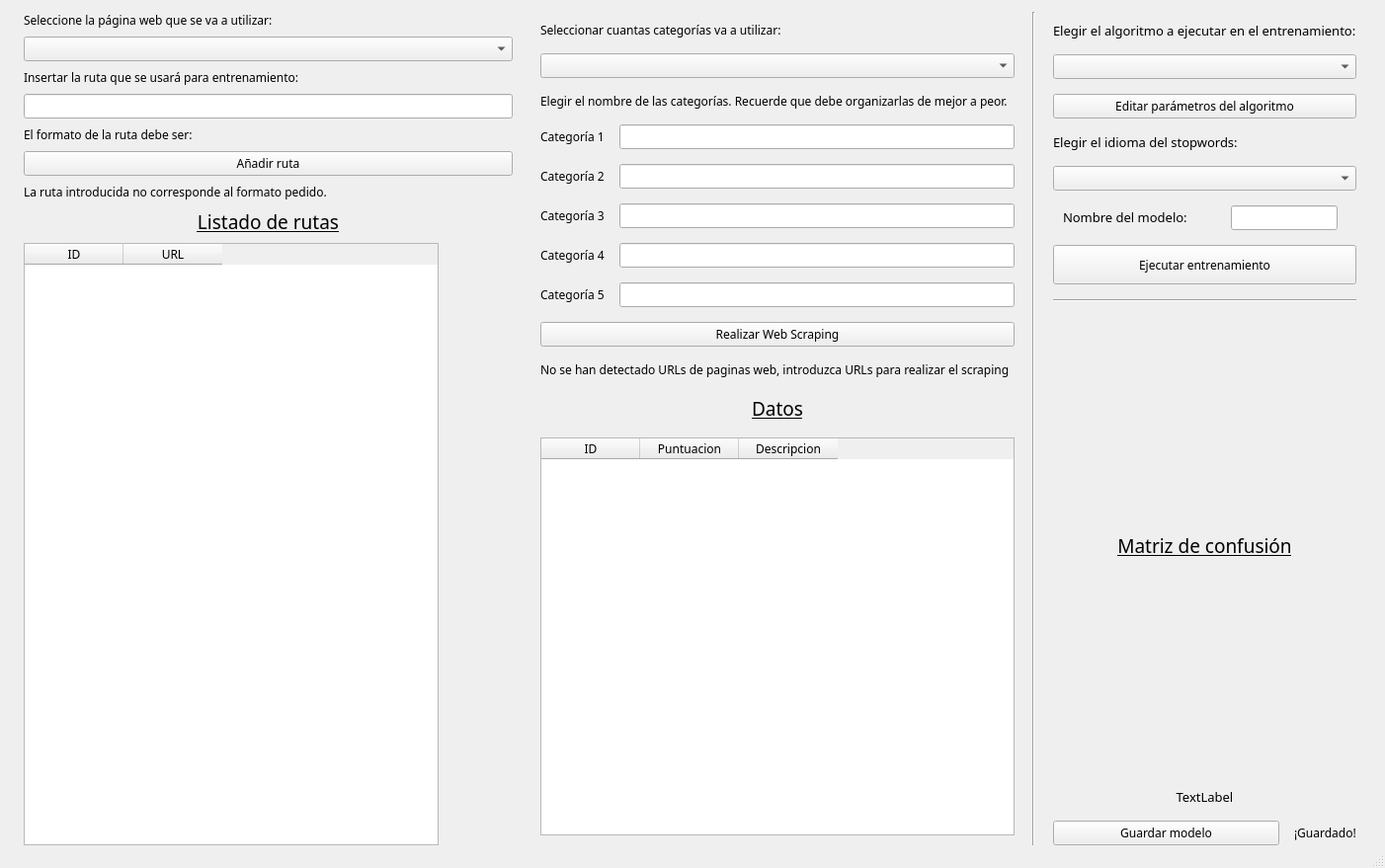
<?xml version="1.0" encoding="UTF-8"?>
<ui version="4.0">
 <class>MainWindow</class>
 <widget class="QMainWindow" name="MainWindow">
  <property name="geometry">
   <rect>
    <x>0</x>
    <y>0</y>
    <width>1402</width>
    <height>879</height>
   </rect>
  </property>
  <property name="font">
   <font>
    <family>Questrial</family>
    <pointsize>9</pointsize>
   </font>
  </property>
  <property name="windowTitle">
   <string>MainWindow</string>
  </property>
  <widget class="QWidget" name="centralwidget">
   <layout class="QHBoxLayout" name="horizontalLayout_5">
    <property name="spacing">
     <number>8</number>
    </property>
    <property name="topMargin">
     <number>12</number>
    </property>
    <property name="bottomMargin">
     <number>1</number>
    </property>
    <item>
     <layout class="QVBoxLayout" name="verticalLayout_2">
      <property name="leftMargin">
       <number>15</number>
      </property>
      <item>
       <widget class="QLabel" name="label_15">
        <property name="text">
         <string>Seleccione la página web que se va a utilizar:</string>
        </property>
       </widget>
      </item>
      <item>
       <widget class="QComboBox" name="comboBox_websites"/>
      </item>
      <item>
       <widget class="QLabel" name="label">
        <property name="text">
         <string>Insertar la ruta que se usará para entrenamiento:</string>
        </property>
       </widget>
      </item>
      <item>
       <widget class="QLineEdit" name="lineEdit_URL"/>
      </item>
      <item>
       <widget class="QLabel" name="label_formatUrl">
        <property name="text">
         <string>El formato de la ruta debe ser:</string>
        </property>
       </widget>
      </item>
      <item>
       <widget class="QPushButton" name="pushButton_addUrl">
        <property name="text">
         <string>Añadir ruta</string>
        </property>
       </widget>
      </item>
      <item>
       <widget class="QLabel" name="label_formatError">
        <property name="text">
         <string>La ruta introducida no corresponde al formato pedido.</string>
        </property>
       </widget>
      </item>
      <item>
       <layout class="QVBoxLayout" name="verticalLayout_3">
        <property name="bottomMargin">
         <number>0</number>
        </property>
        <item>
         <widget class="QLabel" name="label_16">
          <property name="font">
           <font>
            <pointsize>14</pointsize>
            <underline>true</underline>
           </font>
          </property>
          <property name="text">
           <string>Listado de rutas</string>
          </property>
          <property name="alignment">
           <set>Qt::AlignCenter</set>
          </property>
         </widget>
        </item>
        <item>
         <widget class="QTableWidget" name="tableWidget">
          <property name="maximumSize">
           <size>
            <width>420</width>
            <height>16777215</height>
           </size>
          </property>
          <property name="sizeAdjustPolicy">
           <enum>QAbstractScrollArea::AdjustToContents</enum>
          </property>
          <column>
           <property name="text">
            <string>ID</string>
           </property>
          </column>
          <column>
           <property name="text">
            <string>URL</string>
           </property>
           <property name="textAlignment">
            <set>AlignCenter</set>
           </property>
          </column>
         </widget>
        </item>
       </layout>
      </item>
     </layout>
    </item>
    <item>
     <layout class="QVBoxLayout" name="verticalLayout_4">
      <property name="spacing">
       <number>15</number>
      </property>
      <property name="leftMargin">
       <number>20</number>
      </property>
      <property name="topMargin">
       <number>10</number>
      </property>
      <property name="rightMargin">
       <number>10</number>
      </property>
      <item>
       <widget class="QLabel" name="label_3">
        <property name="text">
         <string>Seleccionar cuantas categorías va a utilizar:</string>
        </property>
       </widget>
      </item>
      <item>
       <widget class="QComboBox" name="comboBox_categorias"/>
      </item>
      <item>
       <widget class="QLabel" name="label_4">
        <property name="text">
         <string>Elegir el nombre de las categorías. Recuerde que debe organizarlas de mejor a peor.</string>
        </property>
       </widget>
      </item>
      <item>
       <layout class="QHBoxLayout" name="horizontalLayout">
        <item alignment="Qt::AlignLeft">
         <widget class="QLabel" name="label_6">
          <property name="text">
           <string>Categoría 1</string>
          </property>
         </widget>
        </item>
        <item>
         <widget class="QLineEdit" name="lineEdit_cat1"/>
        </item>
       </layout>
      </item>
      <item>
       <layout class="QHBoxLayout" name="horizontalLayout_2">
        <item>
         <widget class="QLabel" name="label_11">
          <property name="text">
           <string>Categoría 2</string>
          </property>
         </widget>
        </item>
        <item>
         <widget class="QLineEdit" name="lineEdit_cat2"/>
        </item>
       </layout>
      </item>
      <item>
       <layout class="QHBoxLayout" name="horizontalLayout_4">
        <item>
         <widget class="QLabel" name="label_12">
          <property name="text">
           <string>Categoría 3</string>
          </property>
         </widget>
        </item>
        <item>
         <widget class="QLineEdit" name="lineEdit_cat3"/>
        </item>
       </layout>
      </item>
      <item>
       <layout class="QHBoxLayout" name="horizontalLayout_6">
        <item>
         <widget class="QLabel" name="label_13">
          <property name="text">
           <string>Categoría 4</string>
          </property>
         </widget>
        </item>
        <item>
         <widget class="QLineEdit" name="lineEdit_cat4"/>
        </item>
       </layout>
      </item>
      <item>
       <layout class="QHBoxLayout" name="horizontalLayout_7">
        <item>
         <widget class="QLabel" name="label_14">
          <property name="text">
           <string>Categoría 5</string>
          </property>
         </widget>
        </item>
        <item>
         <widget class="QLineEdit" name="lineEdit_cat5"/>
        </item>
       </layout>
      </item>
      <item>
       <widget class="QPushButton" name="boton_scraper">
        <property name="text">
         <string>Realizar Web Scraping</string>
        </property>
       </widget>
      </item>
      <item>
       <widget class="QLabel" name="labelError1">
        <property name="text">
         <string>No se han detectado URLs de paginas web, introduzca URLs para realizar el scraping</string>
        </property>
       </widget>
      </item>
      <item>
       <layout class="QVBoxLayout" name="verticalLayout_9">
        <property name="topMargin">
         <number>0</number>
        </property>
        <property name="bottomMargin">
         <number>10</number>
        </property>
        <item>
         <widget class="QLabel" name="label_2">
          <property name="sizePolicy">
           <sizepolicy hsizetype="Preferred" vsizetype="Preferred">
            <horstretch>0</horstretch>
            <verstretch>0</verstretch>
           </sizepolicy>
          </property>
          <property name="minimumSize">
           <size>
            <width>0</width>
            <height>30</height>
           </size>
          </property>
          <property name="font">
           <font>
            <family>Questrial</family>
            <pointsize>14</pointsize>
            <underline>true</underline>
           </font>
          </property>
          <property name="text">
           <string>Datos</string>
          </property>
          <property name="alignment">
           <set>Qt::AlignCenter</set>
          </property>
          <property name="margin">
           <number>0</number>
          </property>
         </widget>
        </item>
        <item>
         <widget class="QTableWidget" name="reviewTable">
          <property name="sizeAdjustPolicy">
           <enum>QAbstractScrollArea::AdjustIgnored</enum>
          </property>
          <column>
           <property name="text">
            <string>ID</string>
           </property>
          </column>
          <column>
           <property name="text">
            <string>Puntuacion</string>
           </property>
          </column>
          <column>
           <property name="text">
            <string>Descripcion</string>
           </property>
          </column>
         </widget>
        </item>
       </layout>
      </item>
     </layout>
    </item>
    <item>
     <widget class="Line" name="line">
      <property name="orientation">
       <enum>Qt::Vertical</enum>
      </property>
     </widget>
    </item>
    <item>
     <layout class="QVBoxLayout" name="verticalLayout">
      <property name="spacing">
       <number>15</number>
      </property>
      <property name="leftMargin">
       <number>10</number>
      </property>
      <property name="topMargin">
       <number>10</number>
      </property>
      <property name="rightMargin">
       <number>20</number>
      </property>
      <property name="bottomMargin">
       <number>0</number>
      </property>
      <item>
       <widget class="QLabel" name="label_8">
        <property name="sizePolicy">
         <sizepolicy hsizetype="Preferred" vsizetype="Fixed">
          <horstretch>0</horstretch>
          <verstretch>0</verstretch>
         </sizepolicy>
        </property>
        <property name="font">
         <font>
          <family>Questrial</family>
          <pointsize>10</pointsize>
         </font>
        </property>
        <property name="text">
         <string>Elegir el algoritmo a ejecutar en el entrenamiento:</string>
        </property>
       </widget>
      </item>
      <item>
       <widget class="QComboBox" name="comboBox_algoritmos">
        <property name="font">
         <font>
          <family>Questrial</family>
          <pointsize>9</pointsize>
         </font>
        </property>
       </widget>
      </item>
      <item>
       <widget class="QPushButton" name="boton_algoritmos">
        <property name="text">
         <string>Editar parámetros del algoritmo</string>
        </property>
       </widget>
      </item>
      <item>
       <widget class="QLabel" name="label_10">
        <property name="sizePolicy">
         <sizepolicy hsizetype="Preferred" vsizetype="Fixed">
          <horstretch>0</horstretch>
          <verstretch>0</verstretch>
         </sizepolicy>
        </property>
        <property name="font">
         <font>
          <family>Questrial</family>
          <pointsize>10</pointsize>
         </font>
        </property>
        <property name="text">
         <string>Elegir el idioma del stopwords:</string>
        </property>
       </widget>
      </item>
      <item>
       <widget class="QComboBox" name="comboBox_stopwords">
        <property name="font">
         <font>
          <family>Questrial</family>
          <pointsize>9</pointsize>
         </font>
        </property>
       </widget>
      </item>
      <item>
       <layout class="QHBoxLayout" name="horizontalLayout_3">
        <property name="sizeConstraint">
         <enum>QLayout::SetMaximumSize</enum>
        </property>
        <item alignment="Qt::AlignHCenter">
         <widget class="QLabel" name="label_7">
          <property name="sizePolicy">
           <sizepolicy hsizetype="Preferred" vsizetype="Fixed">
            <horstretch>0</horstretch>
            <verstretch>0</verstretch>
           </sizepolicy>
          </property>
          <property name="font">
           <font>
            <family>Questrial</family>
            <pointsize>10</pointsize>
           </font>
          </property>
          <property name="text">
           <string>Nombre del modelo:</string>
          </property>
         </widget>
        </item>
        <item alignment="Qt::AlignHCenter">
         <widget class="QLineEdit" name="modelName_text">
          <property name="sizePolicy">
           <sizepolicy hsizetype="Preferred" vsizetype="Fixed">
            <horstretch>0</horstretch>
            <verstretch>0</verstretch>
           </sizepolicy>
          </property>
         </widget>
        </item>
       </layout>
      </item>
      <item>
       <widget class="QPushButton" name="boton_clasificador">
        <property name="minimumSize">
         <size>
          <width>0</width>
          <height>40</height>
         </size>
        </property>
        <property name="font">
         <font>
          <family>Questrial</family>
          <pointsize>9</pointsize>
         </font>
        </property>
        <property name="text">
         <string>Ejecutar entrenamiento</string>
        </property>
        <property name="icon">
         <iconset>
          <normaloff>../Imagenes/Execute.png</normaloff>../Imagenes/Execute.png</iconset>
        </property>
        <property name="iconSize">
         <size>
          <width>25</width>
          <height>25</height>
         </size>
        </property>
       </widget>
      </item>
      <item>
       <widget class="Line" name="line_2">
        <property name="orientation">
         <enum>Qt::Horizontal</enum>
        </property>
       </widget>
      </item>
      <item>
       <widget class="QLabel" name="label_5">
        <property name="font">
         <font>
          <family>Questrial</family>
          <pointsize>14</pointsize>
          <underline>true</underline>
         </font>
        </property>
        <property name="text">
         <string>Matriz de confusión</string>
        </property>
        <property name="alignment">
         <set>Qt::AlignCenter</set>
        </property>
       </widget>
      </item>
      <item>
       <layout class="QVBoxLayout" name="lay"/>
      </item>
      <item>
       <widget class="QLabel" name="label_precision">
        <property name="sizePolicy">
         <sizepolicy hsizetype="Preferred" vsizetype="Fixed">
          <horstretch>0</horstretch>
          <verstretch>0</verstretch>
         </sizepolicy>
        </property>
        <property name="font">
         <font>
          <family>Questrial</family>
          <pointsize>10</pointsize>
         </font>
        </property>
        <property name="text">
         <string>TextLabel</string>
        </property>
        <property name="alignment">
         <set>Qt::AlignCenter</set>
        </property>
       </widget>
      </item>
      <item>
       <layout class="QHBoxLayout" name="layout_GuardarModelo">
        <item>
         <widget class="QPushButton" name="boton_guardarModelo">
          <property name="font">
           <font>
            <family>Questrial</family>
            <pointsize>9</pointsize>
           </font>
          </property>
          <property name="text">
           <string>Guardar modelo</string>
          </property>
          <property name="icon">
           <iconset>
            <normaloff>../Imagenes/Aplicar2.png</normaloff>../Imagenes/Aplicar2.png</iconset>
          </property>
          <property name="iconSize">
           <size>
            <width>30</width>
            <height>30</height>
           </size>
          </property>
         </widget>
        </item>
        <item>
         <widget class="QLabel" name="label_guardarModelo">
          <property name="sizePolicy">
           <sizepolicy hsizetype="Fixed" vsizetype="Fixed">
            <horstretch>0</horstretch>
            <verstretch>0</verstretch>
           </sizepolicy>
          </property>
          <property name="font">
           <font>
            <family>Questrial</family>
           </font>
          </property>
          <property name="text">
           <string>¡Guardado!</string>
          </property>
         </widget>
        </item>
       </layout>
      </item>
     </layout>
    </item>
   </layout>
  </widget>
  <widget class="QMenuBar" name="menubar">
   <property name="geometry">
    <rect>
     <x>0</x>
     <y>0</y>
     <width>1402</width>
     <height>21</height>
    </rect>
   </property>
  </widget>
  <widget class="QStatusBar" name="statusbar"/>
 </widget>
 <resources/>
 <connections/>
</ui>
